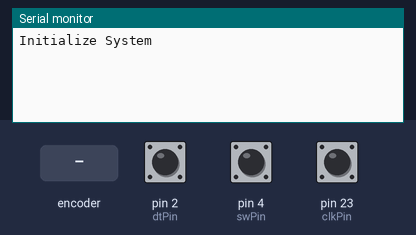
The sketch below on a simulated Arduino Mega 2560, built with avr-gcc and run on an emulated ATmega2560. On the bench: the last lines printed to the serial monitor. The inputs (shaded band) are chosen by the test bench; at power-on: pin 4 (swPin) HIGH, pin 2 (dtPin) HIGH, pin 23 (clkPin) HIGH.

Above: at 1.2 s.
1.3 s: rotary encoder on pin 23 (clkPin) / pin 2 (dtPin) turned 1 step (first pin leading)
At 2.6 s:
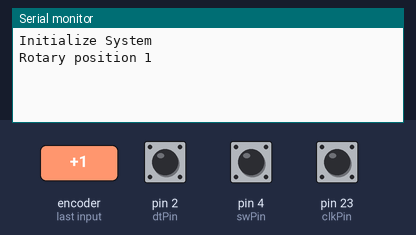
3.0 s: pin 4 (swPin) pulled LOW for 0.15 s
At 3.4 s:
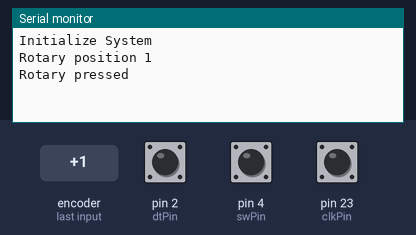
4.6 s: rotary encoder on pin 23 (clkPin) / pin 2 (dtPin) turned 1 step (first pin leading)
At 5.2 s:
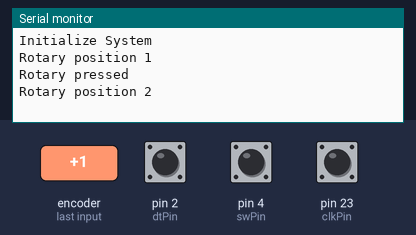

The sketch:

Rotatory-sensor.ino
```cpp
//Parameters
const int clkPin 	= 23;
const int dtPin 	= 2;
const int swPin 	= 4;
//Variables
int rotVal 	= 0;
bool clkState 	= LOW;
bool clkLast 	= HIGH;
bool swState 	= HIGH;
bool swLast 	= HIGH;
void setup() {
 	//Init Serial USB
 	Serial.begin(9600);
 	Serial.println(("Initialize System"));
 	//Init Rotary
 	pinMode(clkPin,INPUT);
 	pinMode(dtPin,INPUT);
 	pinMode(swPin,INPUT_PULLUP);
}
void loop() {
 	readRotary();
}
void readRotary( ) { /* function readRotary */
 	////Test routine for Rotary
 	// gestion position
 	clkState = digitalRead(clkPin);
 	if ((clkLast == LOW) && (clkState == HIGH)) {//rotary moving
 			Serial.print("Rotary position ");
 			if (digitalRead(dtPin) == HIGH) {
 					rotVal = rotVal - 1;
 					if ( rotVal = 0 ) {
 							rotVal = 0;
 					}
 			}
 			else {
 					rotVal++;
 					if ( rotVal > 20 ) {
 							rotVal = 20;
 					}
 			}
 			Serial.println(rotVal);
 			delay(200);
 	}
 	clkLast = clkState;
 	//gestion bouton
 	swState = digitalRead(swPin);
 	if (swState == LOW && swLast == HIGH) {
 			Serial.println("Rotary pressed");
 			delay(100);//debounce
 	}
 	swLast = swState;
}
```

Measured:
- after the input at 1.3 s, the serial monitor: prints a new line after 0.05 s (image 1)
- after the input at 3.0 s, the serial monitor: prints a new line at once (image 2)
- after the input at 4.6 s, the serial monitor: prints a new line after 0.05 s (image 3)
